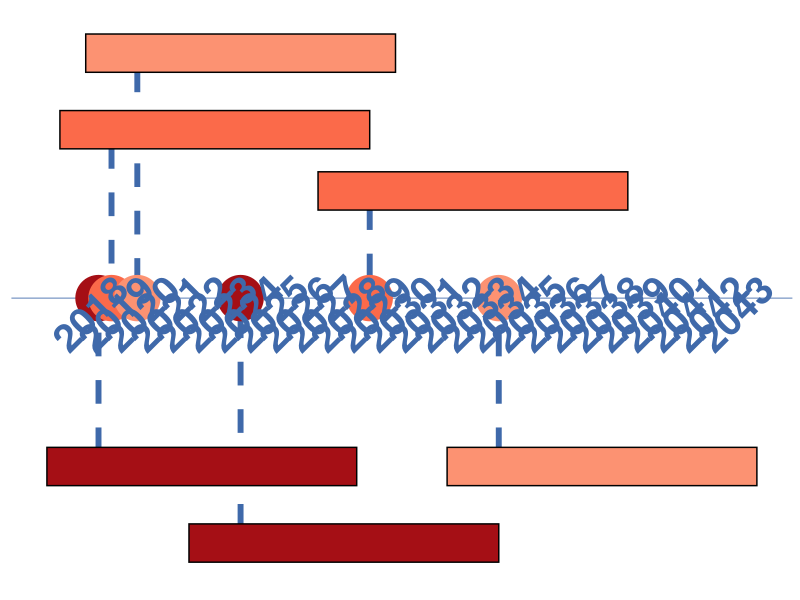

Write R code to recreate this figure.
#Install Packages
list.of.packages <- c("ggplot2", "scales","lubridate")
new.packages <- list.of.packages[!(list.of.packages %in% installed.packages()[,"Package"])]
if(length(new.packages)) install.packages(new.packages)
lapply(list.of.packages, require, character.only = TRUE)

pal_heart <- c('#a50f15','#fb6a4a','#fc9272','#a50f15','#fb6a4a','#fc9272')
blue_heart <- "#3F69AA"

##Using this example code: http://benalexkeen.com/creating-a-timeline-graphic-using-r-and-ggplot2/

# set working directory
setwd("~/Documents/GradSchool/MSDS455/git_repos/MSDS455_Charlie/data")

df <- read.table(file="slide8_smoking.txt",sep="\t",header=TRUE,quote="")

df$start = mdy(df$start)
df$text = factor(df$text,levels = levels(df$text)[c(6,3,1:2,4:5)])

positions <- c(0.5, -0.5, 0.75, -0.75, 0.3, -0.5)
directions <- c(1, -1)

line_pos <- data.frame(
  "start"=unique(df$start),
  "position"=rep(positions, length.out=length(unique(df$start))),
  "direction"=rep(directions, length.out=length(unique(df$start)))
)

df <- merge(x=df, y=line_pos, by="start", all = TRUE)
df <- df[with(df, order(start)), ]

text_offset <- 0.05

df$month_count <- ave(df$start==df$start, df$start, FUN=cumsum)
df$text_position <- (df$month_count * text_offset * df$direction) + df$position
head(df)

month_buffer <- 2

month_date_range <- seq(min(df$start) - months(month_buffer), max(df$start) + months(month_buffer), by='month')
month_format <- format(month_date_range, '%b')
month_df <- data.frame(month_date_range, month_format)

year_date_range <- seq(min(df$start) - years(1), max(df$start) + years(10), by='year')
year_date_range <- as.Date(
  intersect(
    ceiling_date(year_date_range, unit="year"),
    floor_date(year_date_range, unit="year")
  ),  origin = "1970-01-01"
)
year_format <- format(year_date_range, '%Y')
year_df <- data.frame(year_date_range, year_format)

df$w = strwidth(df$text, 'inches') + 0.25
df$h = strheight(df$text, 'inches') + 0.25

df$box_ymin <- df$text_position - (df$h/4)
df$box_ymax <- df$text_position + (df$h/4)

#### PLOT ####
setwd("~/Documents/GradSchool/MSDS455/git_repos/MSDS455_Charlie/visualizations")
png(file = "slide_8_smoking.png",width = 2500, height = 1600) 
timeline_plot<-ggplot(df,aes(x=start,y=0, col=text))
timeline_plot<-timeline_plot+labs(col="Milestones")
timeline_plot<-timeline_plot+scale_color_manual(values=rep(blue_heart,6), labels=c("Instantly","6 months","1 year","5 years","10 years","15 years","Placeholder"), drop = FALSE)
timeline_plot<-timeline_plot+theme_classic()

# Plot horizontal black line for timeline
timeline_plot<-timeline_plot+geom_hline(yintercept=0, 
                                        color = blue_heart, size=0.3)

# Plot vertical segment lines for milestones
timeline_plot<-timeline_plot+geom_segment(data=df[df$month_count == 1,], aes(y=position,yend=0,xend=start), color=blue_heart, size=2,linetype=2)

# Plot scatter points at zero and date
timeline_plot<-timeline_plot+geom_point(aes(y=0), size=15,color=pal_heart)

# Don't show axes, remove legend
timeline_plot<-timeline_plot+theme(axis.line.y=element_blank(),
                                   axis.text.y=element_blank(),
                                   axis.title.x=element_blank(),
                                   axis.title.y=element_blank(),
                                   axis.ticks.y=element_blank(),
                                   axis.text.x =element_blank(),
                                   axis.ticks.x =element_blank(),
                                   axis.line.x =element_blank(),
                                   legend.position = "none")

# Show text for each month
#timeline_plot<-timeline_plot+geom_text(data=month_df, aes(x=month_date_range,y=-0.1,label=month_format),size=2.5,vjust=0.5, color='black', angle=90)
# Show year text
timeline_plot<-timeline_plot+geom_text(data=year_df, aes(x=year_date_range,y=-0.05,label=year_format, fontface="bold",angle = 45),size=10, color=blue_heart)

#Create a box for text
timeline_plot<-timeline_plot+geom_rect(data = df, mapping=aes(xmin = start- years(2), xmax = start+ years(10), ymin = box_ymin, ymax = box_ymax),fill = pal_heart,color="black")

# Show text for each milestone
timeline_plot<-timeline_plot+geom_text(aes(y=text_position,hjust=0.1,label=stringr::str_wrap(text, 50)),size=10,fontface="bold",color="white")
print(timeline_plot)
dev.off()
